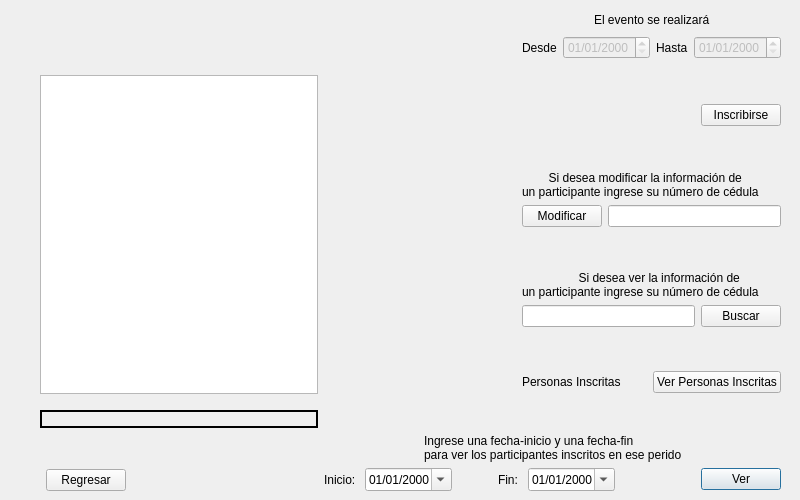
<?xml version="1.0" encoding="UTF-8"?>
<ui version="4.0">
 <class>ViewEvent</class>
 <widget class="QDialog" name="ViewEvent">
  <property name="geometry">
   <rect>
    <x>0</x>
    <y>0</y>
    <width>800</width>
    <height>500</height>
   </rect>
  </property>
  <property name="windowTitle">
   <string>Championship</string>
  </property>
  <widget class="QWidget" name="layoutWidget">
   <property name="geometry">
    <rect>
     <x>40</x>
     <y>10</y>
     <width>741</width>
     <height>481</height>
    </rect>
   </property>
   <layout class="QGridLayout" name="gridLayout_3">
    <item row="1" column="3">
     <spacer name="horizontalSpacer_14">
      <property name="orientation">
       <enum>Qt::Horizontal</enum>
      </property>
      <property name="sizeHint" stdset="0">
       <size>
        <width>40</width>
        <height>20</height>
       </size>
      </property>
     </spacer>
    </item>
    <item row="1" column="4" colspan="2">
     <layout class="QVBoxLayout" name="verticalLayout_2">
      <item>
       <layout class="QHBoxLayout" name="horizontalLayout_5">
        <item>
         <spacer name="horizontalSpacer_6">
          <property name="orientation">
           <enum>Qt::Horizontal</enum>
          </property>
          <property name="sizeHint" stdset="0">
           <size>
            <width>40</width>
            <height>20</height>
           </size>
          </property>
         </spacer>
        </item>
        <item>
         <widget class="QLabel" name="label_8">
          <property name="text">
           <string>Ingrese una fecha-inicio y una fecha-fin
para ver los participantes inscritos en ese perido</string>
          </property>
         </widget>
        </item>
        <item>
         <spacer name="horizontalSpacer_7">
          <property name="orientation">
           <enum>Qt::Horizontal</enum>
          </property>
          <property name="sizeHint" stdset="0">
           <size>
            <width>40</width>
            <height>20</height>
           </size>
          </property>
         </spacer>
        </item>
       </layout>
      </item>
      <item>
       <layout class="QHBoxLayout" name="horizontalLayout_6">
        <item>
         <widget class="QLabel" name="label_9">
          <property name="text">
           <string>Inicio: </string>
          </property>
         </widget>
        </item>
        <item>
         <widget class="QDateEdit" name="deDateBeg">
          <property name="displayFormat">
           <string>dd/MM/yyyy</string>
          </property>
          <property name="calendarPopup">
           <bool>true</bool>
          </property>
         </widget>
        </item>
        <item>
         <spacer name="horizontalSpacer_5">
          <property name="orientation">
           <enum>Qt::Horizontal</enum>
          </property>
          <property name="sizeHint" stdset="0">
           <size>
            <width>40</width>
            <height>20</height>
           </size>
          </property>
         </spacer>
        </item>
        <item>
         <widget class="QLabel" name="label_10">
          <property name="text">
           <string>Fin: </string>
          </property>
         </widget>
        </item>
        <item>
         <widget class="QDateEdit" name="deDateFin">
          <property name="displayFormat">
           <string>dd/MM/yyyy</string>
          </property>
          <property name="calendarPopup">
           <bool>true</bool>
          </property>
         </widget>
        </item>
        <item>
         <spacer name="horizontalSpacer_4">
          <property name="orientation">
           <enum>Qt::Horizontal</enum>
          </property>
          <property name="sizeHint" stdset="0">
           <size>
            <width>40</width>
            <height>20</height>
           </size>
          </property>
         </spacer>
        </item>
        <item>
         <spacer name="horizontalSpacer_3">
          <property name="orientation">
           <enum>Qt::Horizontal</enum>
          </property>
          <property name="sizeHint" stdset="0">
           <size>
            <width>40</width>
            <height>20</height>
           </size>
          </property>
         </spacer>
        </item>
        <item>
         <widget class="QPushButton" name="pbVer">
          <property name="text">
           <string>Ver</string>
          </property>
         </widget>
        </item>
       </layout>
      </item>
     </layout>
    </item>
    <item row="0" column="4">
     <spacer name="horizontalSpacer_12">
      <property name="orientation">
       <enum>Qt::Horizontal</enum>
      </property>
      <property name="sizeHint" stdset="0">
       <size>
        <width>40</width>
        <height>20</height>
       </size>
      </property>
     </spacer>
    </item>
    <item row="1" column="1">
     <layout class="QVBoxLayout" name="verticalLayout_4"/>
    </item>
    <item row="0" column="5">
     <layout class="QVBoxLayout" name="verticalLayout_7">
      <item>
       <layout class="QVBoxLayout" name="verticalLayout">
        <item>
         <layout class="QHBoxLayout" name="horizontalLayout_3">
          <item>
           <spacer name="horizontalSpacer">
            <property name="orientation">
             <enum>Qt::Horizontal</enum>
            </property>
            <property name="sizeHint" stdset="0">
             <size>
              <width>40</width>
              <height>20</height>
             </size>
            </property>
           </spacer>
          </item>
          <item>
           <widget class="QLabel" name="label_3">
            <property name="text">
             <string>El evento se realizará</string>
            </property>
           </widget>
          </item>
          <item>
           <spacer name="horizontalSpacer_2">
            <property name="orientation">
             <enum>Qt::Horizontal</enum>
            </property>
            <property name="sizeHint" stdset="0">
             <size>
              <width>40</width>
              <height>20</height>
             </size>
            </property>
           </spacer>
          </item>
         </layout>
        </item>
        <item>
         <layout class="QHBoxLayout" name="horizontalLayout_2">
          <item>
           <widget class="QLabel" name="label_2">
            <property name="text">
             <string>Desde</string>
            </property>
           </widget>
          </item>
          <item>
           <widget class="QDateEdit" name="deDateBegEv">
            <property name="enabled">
             <bool>false</bool>
            </property>
            <property name="dateTime">
             <datetime>
              <hour>0</hour>
              <minute>0</minute>
              <second>0</second>
              <year>2000</year>
              <month>1</month>
              <day>1</day>
             </datetime>
            </property>
            <property name="displayFormat">
             <string>dd/MM/yyyy</string>
            </property>
            <property name="calendarPopup">
             <bool>false</bool>
            </property>
            <property name="date">
             <date>
              <year>2000</year>
              <month>1</month>
              <day>1</day>
             </date>
            </property>
           </widget>
          </item>
          <item>
           <widget class="QLabel" name="label_4">
            <property name="text">
             <string>Hasta</string>
            </property>
           </widget>
          </item>
          <item>
           <widget class="QDateEdit" name="deDateFinEv">
            <property name="enabled">
             <bool>false</bool>
            </property>
            <property name="dateTime">
             <datetime>
              <hour>0</hour>
              <minute>0</minute>
              <second>0</second>
              <year>2000</year>
              <month>1</month>
              <day>1</day>
             </datetime>
            </property>
            <property name="displayFormat">
             <string>dd/MM/yyyy</string>
            </property>
            <property name="calendarPopup">
             <bool>false</bool>
            </property>
            <property name="date">
             <date>
              <year>2000</year>
              <month>1</month>
              <day>1</day>
             </date>
            </property>
           </widget>
          </item>
         </layout>
        </item>
       </layout>
      </item>
      <item>
       <layout class="QVBoxLayout" name="verticalLayout_6">
        <item>
         <layout class="QVBoxLayout" name="verticalLayout_5">
          <item>
           <spacer name="verticalSpacer_9">
            <property name="orientation">
             <enum>Qt::Vertical</enum>
            </property>
            <property name="sizeHint" stdset="0">
             <size>
              <width>20</width>
              <height>40</height>
             </size>
            </property>
           </spacer>
          </item>
          <item>
           <layout class="QHBoxLayout" name="horizontalLayout_8">
            <item>
             <spacer name="horizontalSpacer_10">
              <property name="orientation">
               <enum>Qt::Horizontal</enum>
              </property>
              <property name="sizeHint" stdset="0">
               <size>
                <width>40</width>
                <height>20</height>
               </size>
              </property>
             </spacer>
            </item>
            <item>
             <spacer name="horizontalSpacer_11">
              <property name="orientation">
               <enum>Qt::Horizontal</enum>
              </property>
              <property name="sizeHint" stdset="0">
               <size>
                <width>40</width>
                <height>20</height>
               </size>
              </property>
             </spacer>
            </item>
            <item>
             <widget class="QPushButton" name="pbInscribirse">
              <property name="text">
               <string>Inscribirse</string>
              </property>
             </widget>
            </item>
           </layout>
          </item>
          <item>
           <spacer name="verticalSpacer_8">
            <property name="orientation">
             <enum>Qt::Vertical</enum>
            </property>
            <property name="sizeHint" stdset="0">
             <size>
              <width>20</width>
              <height>40</height>
             </size>
            </property>
           </spacer>
          </item>
         </layout>
        </item>
        <item>
         <layout class="QGridLayout" name="gridLayout">
          <item row="0" column="0">
           <widget class="QLabel" name="label_5">
            <property name="text">
             <string>        Si desea modificar la información de
un participante ingrese su número de cédula</string>
            </property>
           </widget>
          </item>
          <item row="1" column="0">
           <layout class="QHBoxLayout" name="horizontalLayout">
            <item>
             <widget class="QPushButton" name="pbModificar">
              <property name="text">
               <string>Modificar</string>
              </property>
             </widget>
            </item>
            <item>
             <widget class="QLineEdit" name="leModificar"/>
            </item>
           </layout>
          </item>
         </layout>
        </item>
        <item>
         <spacer name="verticalSpacer_6">
          <property name="orientation">
           <enum>Qt::Vertical</enum>
          </property>
          <property name="sizeHint" stdset="0">
           <size>
            <width>20</width>
            <height>40</height>
           </size>
          </property>
         </spacer>
        </item>
        <item>
         <layout class="QGridLayout" name="gridLayout_2">
          <item row="0" column="0" colspan="2">
           <widget class="QLabel" name="label_7">
            <property name="text">
             <string>                 Si desea ver la información de
un participante ingrese su número de cédula</string>
            </property>
           </widget>
          </item>
          <item row="1" column="0">
           <widget class="QLineEdit" name="leBuscar"/>
          </item>
          <item row="1" column="1">
           <widget class="QPushButton" name="pbBuscar">
            <property name="text">
             <string>Buscar</string>
            </property>
           </widget>
          </item>
         </layout>
        </item>
        <item>
         <spacer name="verticalSpacer_7">
          <property name="orientation">
           <enum>Qt::Vertical</enum>
          </property>
          <property name="sizeHint" stdset="0">
           <size>
            <width>20</width>
            <height>40</height>
           </size>
          </property>
         </spacer>
        </item>
        <item>
         <layout class="QHBoxLayout" name="horizontalLayout_4">
          <item>
           <widget class="QLabel" name="label_6">
            <property name="text">
             <string>Personas Inscritas</string>
            </property>
           </widget>
          </item>
          <item>
           <widget class="QPushButton" name="pbVerPer">
            <property name="text">
             <string>Ver Personas Inscritas</string>
            </property>
           </widget>
          </item>
         </layout>
        </item>
       </layout>
      </item>
      <item>
       <spacer name="verticalSpacer_3">
        <property name="orientation">
         <enum>Qt::Vertical</enum>
        </property>
        <property name="sizeHint" stdset="0">
         <size>
          <width>20</width>
          <height>40</height>
         </size>
        </property>
       </spacer>
      </item>
     </layout>
    </item>
    <item row="1" column="2">
     <layout class="QGridLayout" name="gridLayout_4">
      <item row="1" column="1">
       <widget class="QPushButton" name="pbRegresar">
        <property name="text">
         <string>Regresar</string>
        </property>
       </widget>
      </item>
      <item row="1" column="3">
       <spacer name="horizontalSpacer_8">
        <property name="orientation">
         <enum>Qt::Horizontal</enum>
        </property>
        <property name="sizeHint" stdset="0">
         <size>
          <width>18</width>
          <height>17</height>
         </size>
        </property>
       </spacer>
      </item>
      <item row="0" column="1">
       <spacer name="verticalSpacer_4">
        <property name="orientation">
         <enum>Qt::Vertical</enum>
        </property>
        <property name="sizeHint" stdset="0">
         <size>
          <width>20</width>
          <height>18</height>
         </size>
        </property>
       </spacer>
      </item>
      <item row="1" column="2">
       <spacer name="horizontalSpacer_9">
        <property name="orientation">
         <enum>Qt::Horizontal</enum>
        </property>
        <property name="sizeHint" stdset="0">
         <size>
          <width>18</width>
          <height>17</height>
         </size>
        </property>
       </spacer>
      </item>
     </layout>
    </item>
    <item row="0" column="1" colspan="3">
     <layout class="QVBoxLayout" name="verticalLayout_3">
      <item>
       <widget class="QLabel" name="leEventName">
        <property name="sizeIncrement">
         <size>
          <width>20</width>
          <height>20</height>
         </size>
        </property>
        <property name="font">
         <font>
          <pointsize>32</pointsize>
         </font>
        </property>
        <property name="text">
         <string/>
        </property>
       </widget>
      </item>
      <item>
       <spacer name="verticalSpacer">
        <property name="orientation">
         <enum>Qt::Vertical</enum>
        </property>
        <property name="sizeType">
         <enum>QSizePolicy::Minimum</enum>
        </property>
        <property name="sizeHint" stdset="0">
         <size>
          <width>30</width>
          <height>10</height>
         </size>
        </property>
       </spacer>
      </item>
      <item>
       <widget class="QTextBrowser" name="tbInfo">
        <property name="html">
         <string>&lt;!DOCTYPE HTML PUBLIC &quot;-//W3C//DTD HTML 4.0//EN&quot; &quot;http://www.w3.org/TR/REC-html40/strict.dtd&quot;&gt;
&lt;html&gt;&lt;head&gt;&lt;meta name=&quot;qrichtext&quot; content=&quot;1&quot; /&gt;&lt;style type=&quot;text/css&quot;&gt;
p, li { white-space: pre-wrap; }
&lt;/style&gt;&lt;/head&gt;&lt;body style=&quot; font-family:'Sans Serif'; font-size:9pt; font-weight:400; font-style:normal;&quot;&gt;
&lt;p style=&quot;-qt-paragraph-type:empty; margin-top:0px; margin-bottom:0px; margin-left:0px; margin-right:0px; -qt-block-indent:0; text-indent:0px; font-family:'Ubuntu'; font-size:11pt;&quot;&gt;&lt;br /&gt;&lt;/p&gt;&lt;/body&gt;&lt;/html&gt;</string>
        </property>
       </widget>
      </item>
      <item>
       <spacer name="verticalSpacer_2">
        <property name="orientation">
         <enum>Qt::Vertical</enum>
        </property>
        <property name="sizeType">
         <enum>QSizePolicy::Minimum</enum>
        </property>
        <property name="sizeHint" stdset="0">
         <size>
          <width>30</width>
          <height>10</height>
         </size>
        </property>
       </spacer>
      </item>
      <item>
       <widget class="QLabel" name="lePicture">
        <property name="frameShape">
         <enum>QFrame::WinPanel</enum>
        </property>
        <property name="frameShadow">
         <enum>QFrame::Plain</enum>
        </property>
        <property name="lineWidth">
         <number>1</number>
        </property>
        <property name="text">
         <string/>
        </property>
        <property name="scaledContents">
         <bool>true</bool>
        </property>
       </widget>
      </item>
     </layout>
    </item>
   </layout>
  </widget>
 </widget>
 <resources/>
 <connections>
  <connection>
   <sender>pbRegresar</sender>
   <signal>clicked()</signal>
   <receiver>ViewEvent</receiver>
   <slot>close()</slot>
   <hints>
    <hint type="sourcelabel">
     <x>90</x>
     <y>482</y>
    </hint>
    <hint type="destinationlabel">
     <x>118</x>
     <y>449</y>
    </hint>
   </hints>
  </connection>
 </connections>
</ui>
